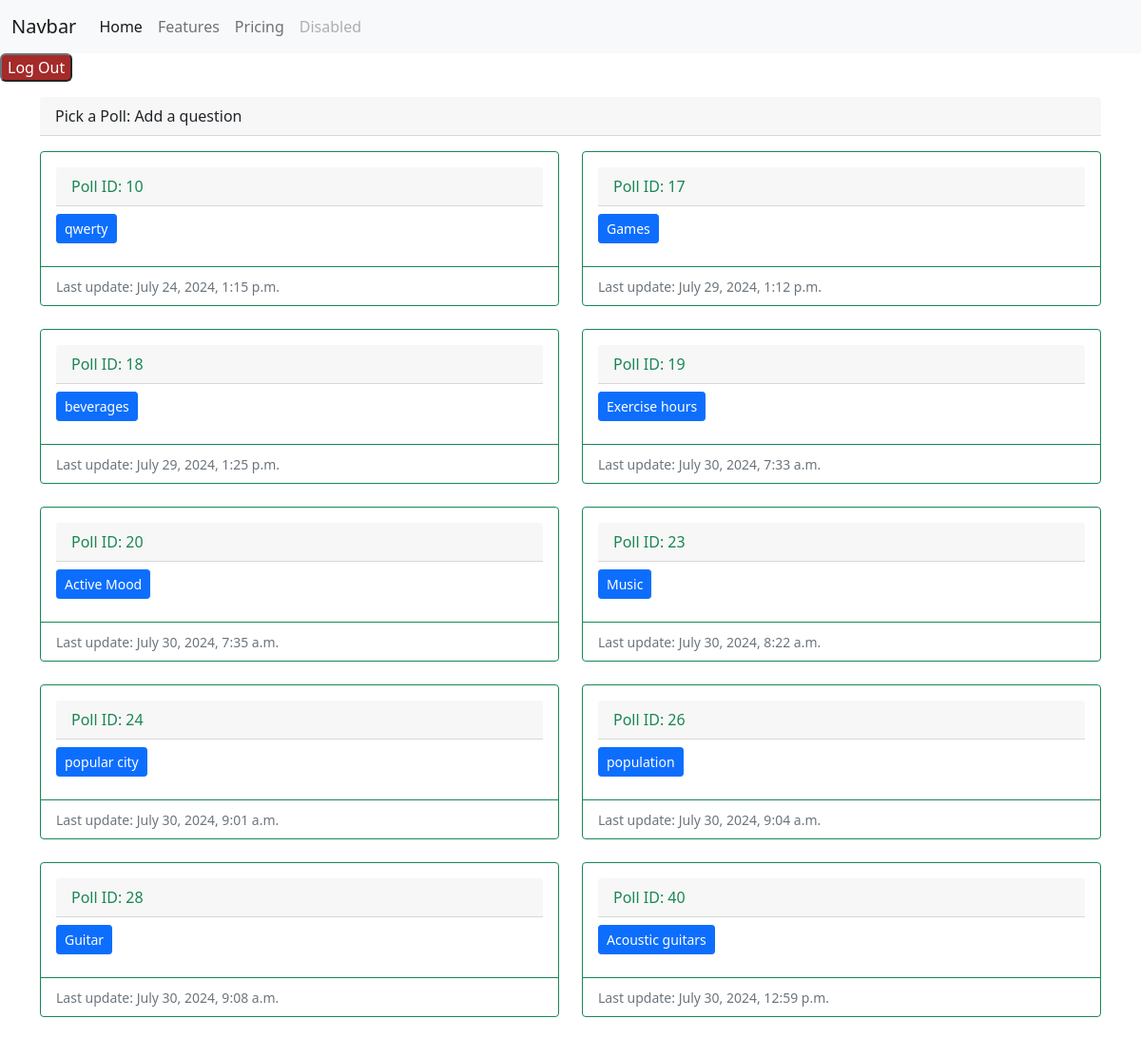
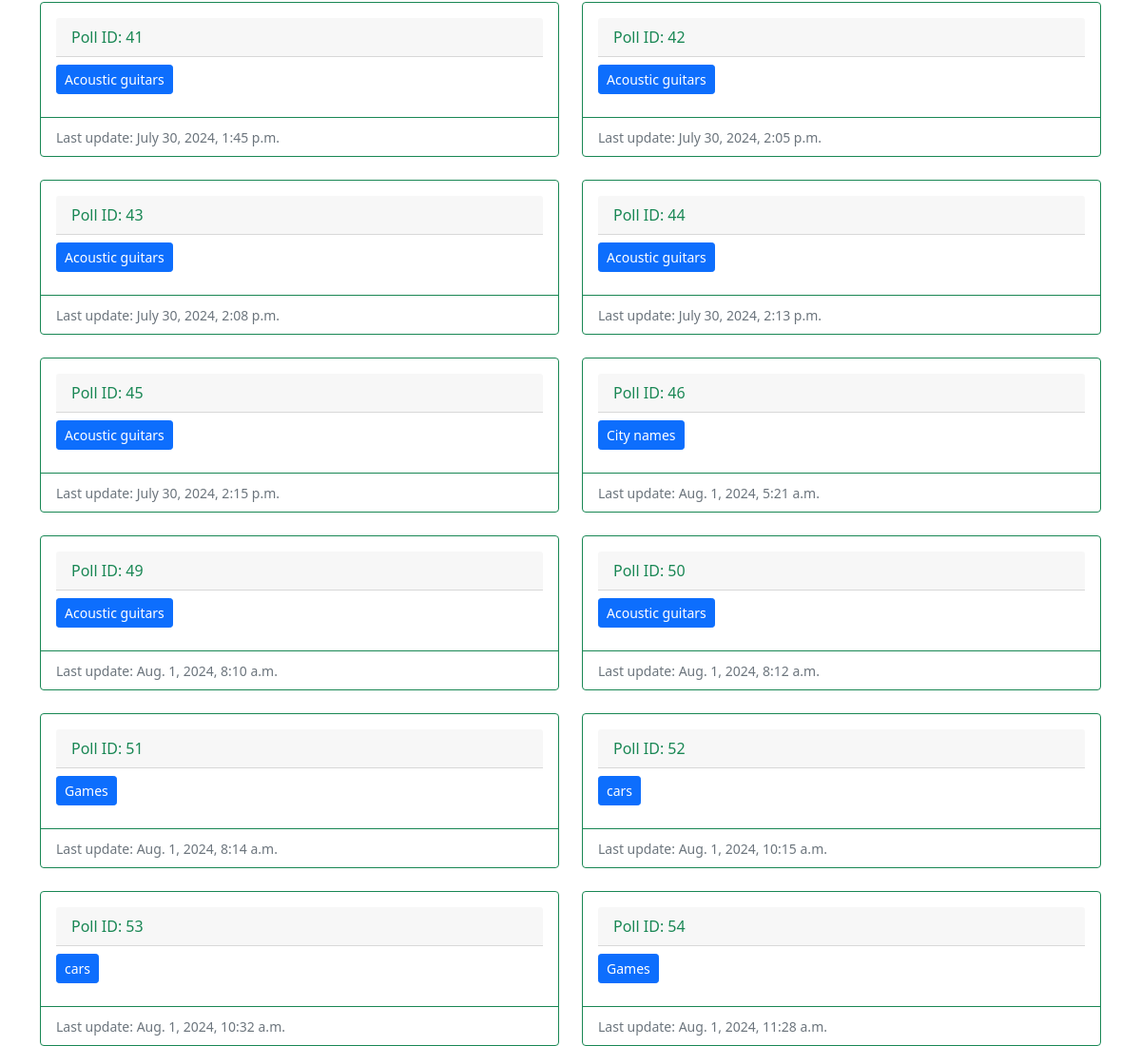
Before: /users/available_polls/ (signed in) with the older database file (2 pictures, top to bottom).
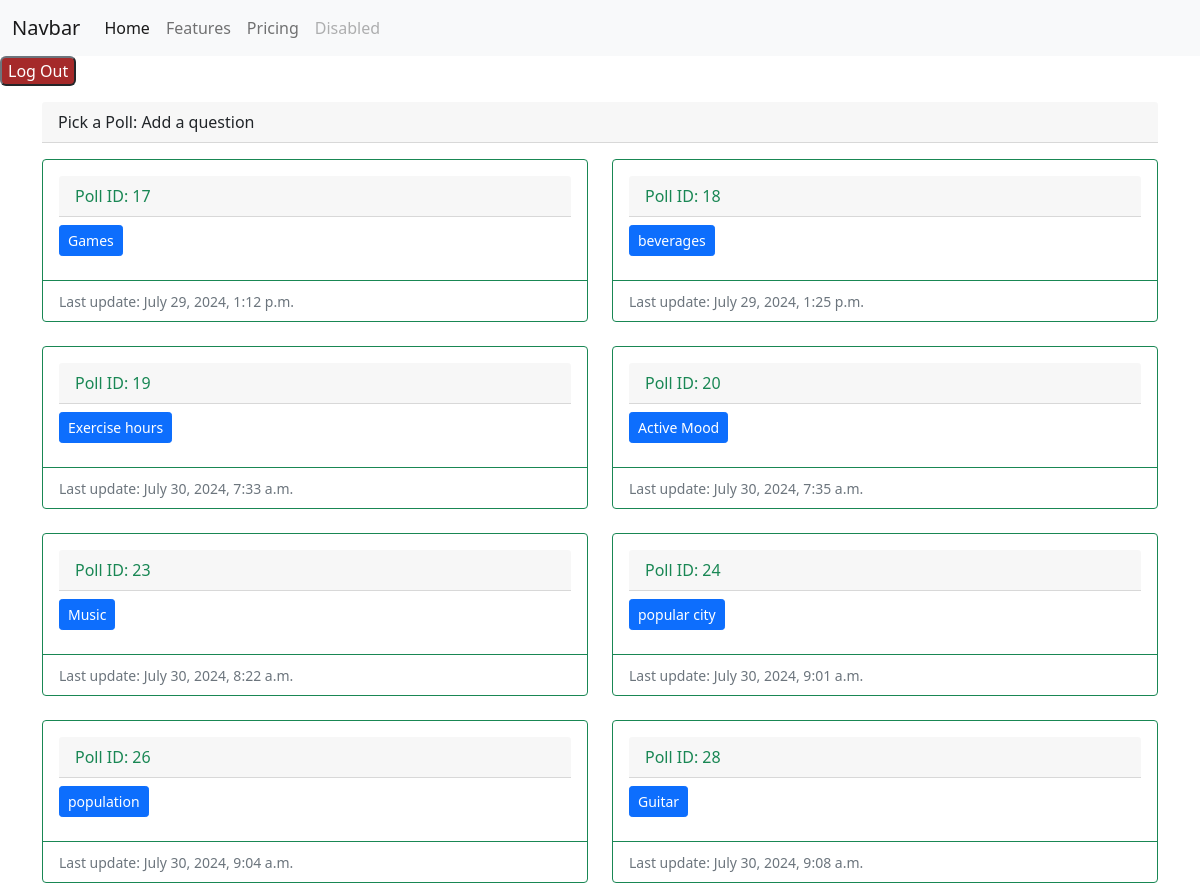
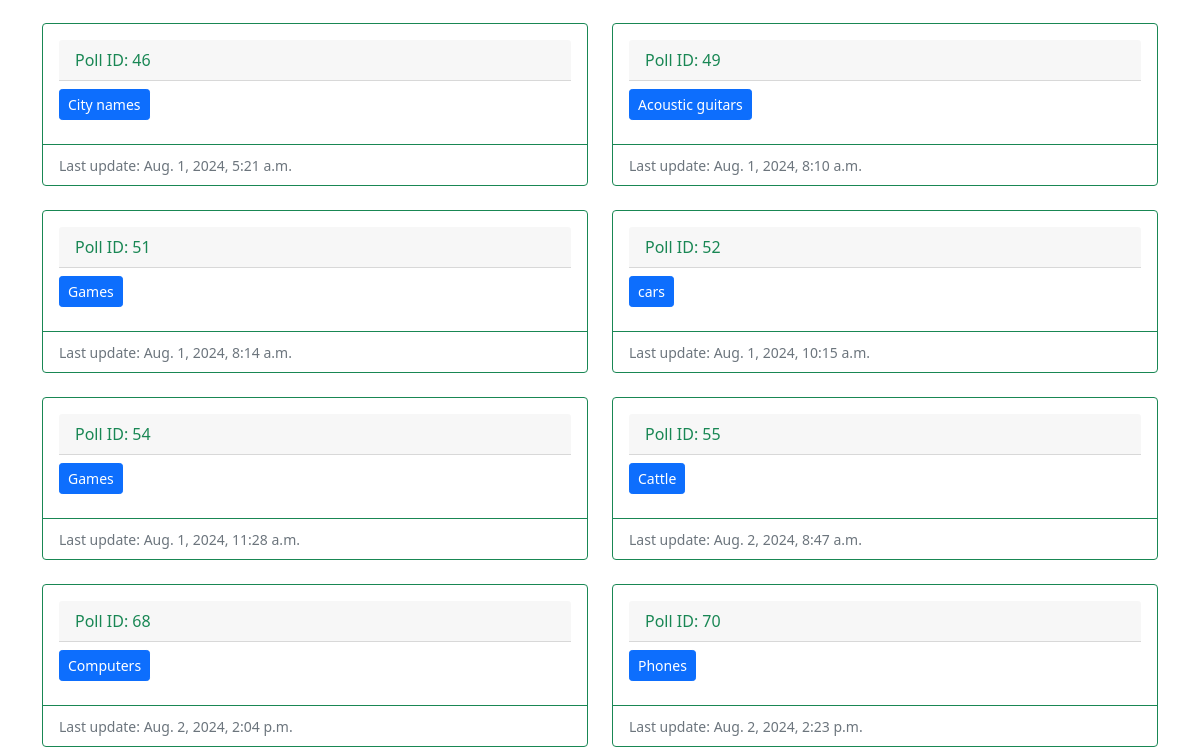
After: the same page with the newer database file (2 pictures, top to bottom).
### polls/models.py (models this page shows, shortened)
class Poll(models.Model):
    name = models.CharField(max_length=255, null=True, blank=True)
    posted_by = models.ForeignKey(User, on_delete=models.SET_NULL, null=True, blank=True)
    pub_date = models.DateTimeField("date published",default=timezone.now)

### users/views.py (the view)
# urls.py: path('available_polls/', views.available_polls, name ='available_polls'),
@login_required
def available_polls(request):
    form = CreatePollForm()
    context = {'form' : form}
    context["polls"] = Poll.objects.all()
    return render(request, 'users/available_polls.html', context)

### users/templates/users/available_polls.html
{% extends 'base.html' %}
{% block content%}
<div class="card-header mb-3 mt-3">Pick a Poll: Add a question</div>
<div class="row row-cols-1 row-cols-md-2 g-4">
    {% for poll in polls %}
    <div class="col">
      <div class="card border-success">
        <div class="card-body">
            <div class="card-header text-success mb-2">Poll ID: {{poll.id}}</div>
          <h5 class="card-title">
            <a href="{% url 'users:create_poll_quiz' poll.id%}"
            class="btn btn-primary btn-sm">{{poll.name}}</a>
          </h5>
        </div>
        <div class="card-footer bg-transparent border-success">
            <p class="card-text"><small class="text-muted">Last update: {{poll.pub_date}}</small></p>
        </div>
      </div>
    </div>
    {% endfor %}
  </div>
{%endblock%}

### polls/templates/base.html (shortened to what this page needs)
<!DOCTYPE html>
<html lang="en">
<head>
    <link href="https://cdn.jsdelivr.net/npm/bootstrap@5.0.2/dist/css/bootstrap.min.css" rel="stylesheet">    <title>Voting Site {% block title %}{% endblock %}</title>
</head>
<body>
    {% include 'partials/_navbar.html'%}
    <div class="container">
        <div class="row">
            <div class=".col-md-6 m-auto">
                {% block content %}{% endblock%}
            </div>
        </div>
    </div>
</body>
</html>

### polls/templates/partials/_navbar.html (shortened to what this page needs)
<nav class="navbar navbar-expand-lg navbar-light bg-light">
  <div class="container-fluid">
    <a class="navbar-brand" href="#">Navbar</a>
    <div class="collapse navbar-collapse" id="navbarNav">
      <ul class="navbar-nav">
        <li class="nav-item">
          <a class="nav-link active" aria-current="page" href="#">Home</a>
        </li>
        <li class="nav-item">
          <a class="nav-link" href="#">Features</a>
        </li>
        <li class="nav-item">
          <a class="nav-link" href="#">Pricing</a>
        </li>
        <li class="nav-item">
          <a class="nav-link disabled" href="#" tabindex="-1" aria-disabled="true">Disabled</a>
        </li>
      </ul>
    </div>
  </div>
</nav>
<form action="{% url 'polls:logout' %}" method="post">
  <button type="submit" class="btn-secondary" button style="background-color: brown; border-radius: 6px;">Log
    Out</button>
</form>

Changed rows visible on the page:
removed Poll: id "10", name "qwerty", pub_date "July 24, 2024, 1:15 p.m."
removed Poll: id "40", name "Acoustic guitars", pub_date "July 30, 2024, 12:59 p.m."
removed Poll: id "41", name "Acoustic guitars", pub_date "July 30, 2024, 1:45 p.m."
removed Poll: id "42", name "Acoustic guitars", pub_date "July 30, 2024, 2:05 p.m."
removed Poll: id "43", name "Acoustic guitars", pub_date "July 30, 2024, 2:08 p.m."
removed Poll: id "44", name "Acoustic guitars", pub_date "July 30, 2024, 2:13 p.m."
removed Poll: id "45", name "Acoustic guitars", pub_date "July 30, 2024, 2:15 p.m."
removed Poll: id "50", name "Acoustic guitars", pub_date "Aug. 1, 2024, 8:12 a.m."
removed Poll: id "53", name "cars", pub_date "Aug. 1, 2024, 10:32 a.m."
added Poll: id "55", name "Cattle", pub_date "Aug. 2, 2024, 8:47 a.m."
added Poll: id "68", name "Computers", pub_date "Aug. 2, 2024, 2:04 p.m."
added Poll: id "70", name "Phones", pub_date "Aug. 2, 2024, 2:23 p.m."
